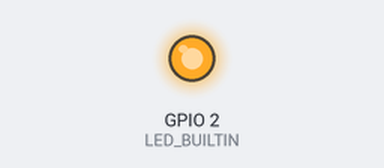
This sketch was run on a simulated ESP32. Shown: output pins drawn as LEDs (lit = HIGH). WiFi joins after 1.5 s; servers stay silent unless stated; what the sketch prints to the serial monitor is not drawn.

Above: at 1.8 s.
At 8.0 s:
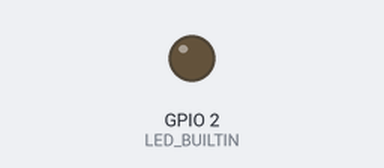
Timing chart, 0 to 8.5 s (numbered marks = the images above):
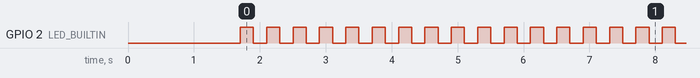

The sketch:

ota_blink_v2.ino
```cpp
/*
  ESP32 OTA TEST - VERSION 2 (fast blink, 200 ms)
  -------------------------------------------------
  This version is NEVER flashed by USB. Only its compiled .bin is uploaded to GitHub.
  It blinks the built-in LED fast and checks GitHub for a newer version.

  Only 2 lines differ from v2:  FW_VERSION and BLINK_DELAY.

  How the update works:
    1. ESP32 downloads version.txt from GitHub (a file containing one number).
    2. If that number is HIGHER than FW_VERSION below, it downloads firmware.bin
       from GitHub, flashes itself and reboots.

  Replace before use:  USERNAME, YOUR_WIFI_NAME, YOUR_WIFI_PASSWORD
  Do NOT upload this .ino with real passwords to a public repo.
*/

#include <WiFi.h>
#include <WiFiClientSecure.h>
#include <HTTPClient.h>
#include <HTTPUpdate.h>

const char* ssid     = "YOUR_WIFI_NAME";       // 2.4 GHz WiFi only
const char* password = "YOUR_WIFI_PASSWORD";

const int FW_VERSION  = 2;      // <<< CHANGE per version (1, 2, 3 ...)
const int BLINK_DELAY = 200;    // <<< CHANGE per version (ms)

const char* VERSION_URL = "https://raw.githubusercontent.com/USERNAME/esp32-ota-test/main/version.txt";
const char* BIN_URL     = "https://raw.githubusercontent.com/USERNAME/esp32-ota-test/main/firmware.bin";

#ifndef LED_BUILTIN
#define LED_BUILTIN 2
#endif

unsigned long lastCheck = 0;

void checkForUpdate() {
  int serverVersion = 0;
  {
    WiFiClientSecure c;
    c.setInsecure();   // TEST ONLY: skips certificate check
    HTTPClient http;
    http.begin(c, VERSION_URL);
    int code = http.GET();
    if (code == 200) serverVersion = http.getString().toInt();
    Serial.printf("Check: HTTP %d, server=%d, mine=%d\n", code, serverVersion, FW_VERSION);
    http.end();
  }

  if (serverVersion > FW_VERSION) {
    Serial.println("Updating... (do not unplug)");
    WiFiClientSecure c2;
    c2.setInsecure();  // TEST ONLY
    httpUpdate.setFollowRedirects(HTTPC_STRICT_FOLLOW_REDIRECTS);
    t_httpUpdate_return ret = httpUpdate.update(c2, BIN_URL);
    if (ret == HTTP_UPDATE_FAILED) Serial.println(httpUpdate.getLastErrorString());
    // on success the board reboots by itself
  }
}

void setup() {
  Serial.begin(115200);
  pinMode(LED_BUILTIN, OUTPUT);
  Serial.printf("\nFirmware v%d, blink %d ms\n", FW_VERSION, BLINK_DELAY);
  WiFi.begin(ssid, password);
  while (WiFi.status() != WL_CONNECTED) delay(500);
  Serial.println("WiFi connected");
  checkForUpdate();   // check once right at boot
}

void loop() {
  digitalWrite(LED_BUILTIN, HIGH); delay(BLINK_DELAY);
  digitalWrite(LED_BUILTIN, LOW);  delay(BLINK_DELAY);

  if (millis() - lastCheck > 30000UL) {   // every 30 s (test value)
    lastCheck = millis();
    checkForUpdate();
  }
}
```

Measured:
- by itself, GPIO 2 (LED_BUILTIN): moves between LOW and HIGH, repeating every 5.2 s
- by itself, everything shown: repeats every 5.2 s, in 26 steps
